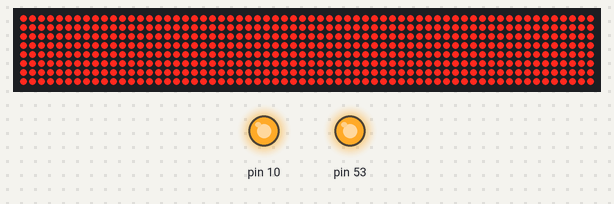
A sketch run on a simulated Arduino Mega 2560, built with avr-gcc and run on an emulated ATmega2560. Shown: 64×8 LED matrix, output pins drawn as LEDs (lit = HIGH). Wiring (inferred from the names in the program): 8 × MAX7219 LED driver (orientation assumed): data pin 7; clock pin 5; CS pin 6. Pins used as bus, display or sensor lines are not drawn; what the sketch prints to the serial monitor is not drawn.

Above: at 0.5 s.
At 16.7 s:
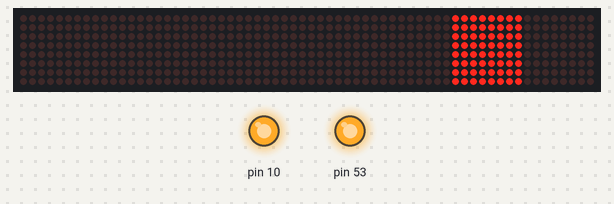
At 19.8 s:
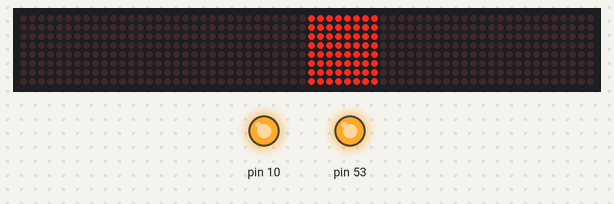
At 22.8 s:
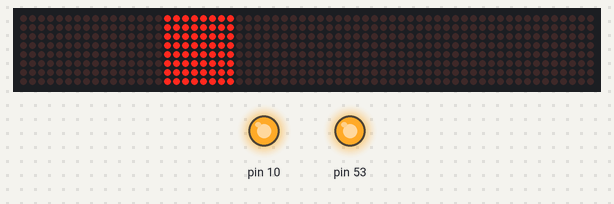
At 30.4 s:
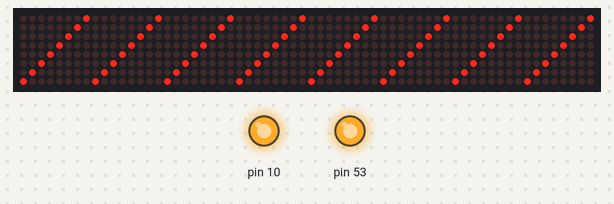
At 34.1 s:
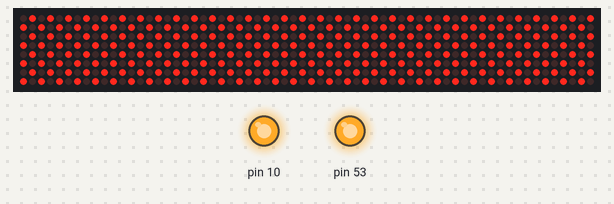

The sketch:

arduino_raw_test.ino
```cpp
/*
 * ═══════════════════════════════════════════════════════════════════
 *  RAW MAX7219 TEST – bez MD_Parola, bez jakékoliv knihovny
 *  Testuje přímou komunikaci s MAX7219 přes bit-bang.
 *
 *  Otevři Serial Monitor (9600 baud) a sleduj displej + výpisy.
 *
 *  Zapojení:
 *    DIN  → pin 7
 *    CLK  → pin 5
 *    CS   → pin 6
 *    VCC  → 5V
 *    GND  → GND
 * ═══════════════════════════════════════════════════════════════════
 */

#define DIN_PIN   7
#define CLK_PIN   5
#define CS_PIN    6
#define NUM_DEVICES 8

// MAX7219 registry
#define REG_NOOP        0x00
#define REG_DIGIT0      0x01
#define REG_DIGIT1      0x02
#define REG_DIGIT2      0x03
#define REG_DIGIT3      0x04
#define REG_DIGIT4      0x05
#define REG_DIGIT5      0x06
#define REG_DIGIT6      0x07
#define REG_DIGIT7      0x08
#define REG_DECODE      0x09
#define REG_INTENSITY   0x0A
#define REG_SCANLIMIT   0x0B
#define REG_SHUTDOWN    0x0C
#define REG_DISPLAYTEST 0x0F

// ── Posílání dat po bitu (MSB first) ──
void sendByte(uint8_t data) {
  for (int i = 7; i >= 0; i--) {
    digitalWrite(CLK_PIN, LOW);
    digitalWrite(DIN_PIN, (data >> i) & 1);
    digitalWrite(CLK_PIN, HIGH);
  }
}

// ── Pošli příkaz do VŠECH zařízení najednou ──
void sendToAll(uint8_t reg, uint8_t data) {
  digitalWrite(CS_PIN, LOW);
  for (int d = 0; d < NUM_DEVICES; d++) {
    sendByte(reg);
    sendByte(data);
  }
  digitalWrite(CS_PIN, HIGH);
}

// ── Pošli příkaz do JEDNOHO konkrétního zařízení (ostatní dostanou NOOP) ──
void sendToOne(uint8_t device, uint8_t reg, uint8_t data) {
  digitalWrite(CS_PIN, LOW);
  // Zařízení jsou v řetězu – data jdou "skrz" od posledního k prvnímu
  for (int d = NUM_DEVICES - 1; d >= 0; d--) {
    if (d == device) {
      sendByte(reg);
      sendByte(data);
    } else {
      sendByte(REG_NOOP);
      sendByte(0x00);
    }
  }
  digitalWrite(CS_PIN, HIGH);
}

// ── Inicializace všech MAX7219 ──
void initAllMax7219() {
  sendToAll(REG_DISPLAYTEST, 0x00);  // Display test OFF
  sendToAll(REG_DECODE,      0x00);  // Žádné dekódování (raw pixely)
  sendToAll(REG_SCANLIMIT,   0x07);  // Všech 8 řádků aktivních
  sendToAll(REG_INTENSITY,   0x00);  // Minimální jas
  sendToAll(REG_SHUTDOWN,    0x01);  // Normální provoz (ne shutdown)

  // Vymaž všechny řádky
  for (int row = 1; row <= 8; row++) {
    sendToAll(row, 0x00);
  }
}

// ═══════════════════════════════════════════════════════════════════
//  SETUP
// ═══════════════════════════════════════════════════════════════════

void setup() {
  Serial.begin(9600);
  while (!Serial) { ; }

  Serial.println(F("\n╔══════════════════════════════════════════╗"));
  Serial.println(F("║  RAW MAX7219 TEST (bez knihovny)          ║"));
  Serial.println(F("║  DIN=7, CLK=5, CS=6, Zarizeni=8          ║"));
  Serial.println(F("╚══════════════════════════════════════════╝\n"));

  // Nastav piny
  pinMode(DIN_PIN, OUTPUT);
  pinMode(CLK_PIN, OUTPUT);
  pinMode(CS_PIN,  OUTPUT);

  digitalWrite(CS_PIN,  HIGH);
  digitalWrite(CLK_PIN, LOW);
  digitalWrite(DIN_PIN, LOW);

  // Deaktivuj Ethernet shield CS (pin 10) aby nerušil SPI bus
  pinMode(10, OUTPUT);
  digitalWrite(10, HIGH);  // HIGH = Ethernet chip NEAKTIVNÍ

  // Pin 53 (HW SS na Mega) musí být OUTPUT
  pinMode(53, OUTPUT);
  digitalWrite(53, HIGH);

  // ══ TEST 1: Display Test Mode (hardware test – ALL LEDs ON) ══
  Serial.println(F("[TEST 1] Display Test Mode – VSECHNY LED by mely svitit PLNYM jasem"));
  Serial.println(F("         (Toto ignoruje intenzitu – je to hardwarovy test MAX7219)"));
  sendToAll(REG_SHUTDOWN, 0x01);     // Zapni
  sendToAll(REG_DISPLAYTEST, 0x01);  // Display test ON
  delay(3000);

  sendToAll(REG_DISPLAYTEST, 0x00);  // Display test OFF
  Serial.println(F("         Display test OFF\n"));
  delay(500);

  // ══ INICIALIZACE ══
  initAllMax7219();
  Serial.println(F("[INIT]  Vsechny MAX7219 inicializovany (jas=0, vse vymazano)\n"));
  delay(1000);

  // ══ TEST 2: Rozsvícení všech LED na minimum ══
  Serial.println(F("[TEST 2] Vsechny LED ON, intenzita 0 (minimum)"));
  sendToAll(REG_INTENSITY, 0x00);
  for (int row = 1; row <= 8; row++) {
    sendToAll(row, 0xFF);
  }
  delay(3000);

  // ══ TEST 3: Intenzita MAX ══
  Serial.println(F("[TEST 3] Intenzita 15 (MAXIMUM) – mel bys videt VELKY rozdil jasu!"));
  sendToAll(REG_INTENSITY, 0x0F);
  delay(3000);

  // ══ TEST 4: Intenzita MIN ══
  Serial.println(F("[TEST 4] Intenzita 0 (MINIMUM) – mel bys videt ztlumeni"));
  sendToAll(REG_INTENSITY, 0x00);
  delay(3000);

  // ══ TEST 5: Vymazání ══
  Serial.println(F("[TEST 5] Vsechny LED OFF"));
  for (int row = 1; row <= 8; row++) {
    sendToAll(row, 0x00);
  }
  delay(1000);

  // ══ TEST 6: Rozsvícení po jednom zařízení ══
  Serial.println(F("[TEST 6] Rozsvecuji matice jednu po druhe (0-7)"));
  Serial.println(F("         Sleduj, KTERA matice se rozsviti a v jakem poradi!\n"));

  for (int dev = 0; dev < NUM_DEVICES; dev++) {
    Serial.print(F("  Zarizeni #"));
    Serial.print(dev);
    Serial.println(F(" → sviti"));

    // Rozsvíť všechny řádky na tomto zařízení
    for (int row = 1; row <= 8; row++) {
      sendToOne(dev, row, 0xFF);
    }
    delay(1500);

    // Zhasni
    for (int row = 1; row <= 8; row++) {
      sendToOne(dev, row, 0x00);
    }
  }

  // ══ TEST 7: Jednoduchý vzor (šachovnice) ══
  Serial.println(F("\n[TEST 7] Sachovnice na vsech maticich"));
  sendToAll(REG_INTENSITY, 0x02);
  for (int row = 1; row <= 8; row++) {
    sendToAll(row, (row % 2 == 0) ? 0xAA : 0x55);
  }
  delay(3000);

  // ══ TEST 8: Diagonální pruh ══
  Serial.println(F("[TEST 8] Diagonalni pruh"));
  for (int row = 1; row <= 8; row++) {
    sendToAll(row, 1 << (row - 1));
  }
  delay(3000);

  Serial.println(F("\n══════════════════════════════════════════"));
  Serial.println(F("  TESTY DOKONCENY"));
  Serial.println(F("══════════════════════════════════════════"));
  Serial.println(F("\nPokud ZADNY test nefungoval:"));
  Serial.println(F("  → Zkontroluj zapojeni DIN/CLK/CS"));
  Serial.println(F("  → Zkus prohodit DIN a CLK kabely"));
  Serial.println(F("  → Zkontroluj napajeni (5V + GND)\n"));
  Serial.println(F("Pokud Display Test (TEST 1) fungoval ale ostatni ne:"));
  Serial.println(F("  → Problem je v komunikaci (SPI piny)\n"));
  Serial.println(F("Pokud intenzita se NEmenila (TEST 2-4):"));
  Serial.println(F("  → Mozny problem s CS pinem\n"));
  Serial.println(F("Pokud testy fungovaly:"));
  Serial.println(F("  → Zapojeni je OK, problem je v knihovne MD_Parola"));
  Serial.println(F("  → Zkus zmenit HARDWARE_TYPE v hlavnim kodu"));
}

void loop() {
  // Po testech blikej šachovnicí
  static bool toggle = false;
  toggle = !toggle;

  for (int row = 1; row <= 8; row++) {
    if (toggle) {
      sendToAll(row, (row % 2 == 0) ? 0xAA : 0x55);
    } else {
      sendToAll(row, (row % 2 == 0) ? 0x55 : 0xAA);
    }
  }
  delay(1000);
}
```

Measured:
- what the display in image 0 shows lasts 3.0 s, from 0.5 s to 3.5 s
- what the display in image 1 shows lasts 1.5 s, from 16.7 s to 18.2 s
- what the display in image 4 shows lasts 3.7 s, from 30.4 s to 34.1 s
- what the display in image 5 shows lasts 1.0 s, from 34.1 s to 35.1 s
